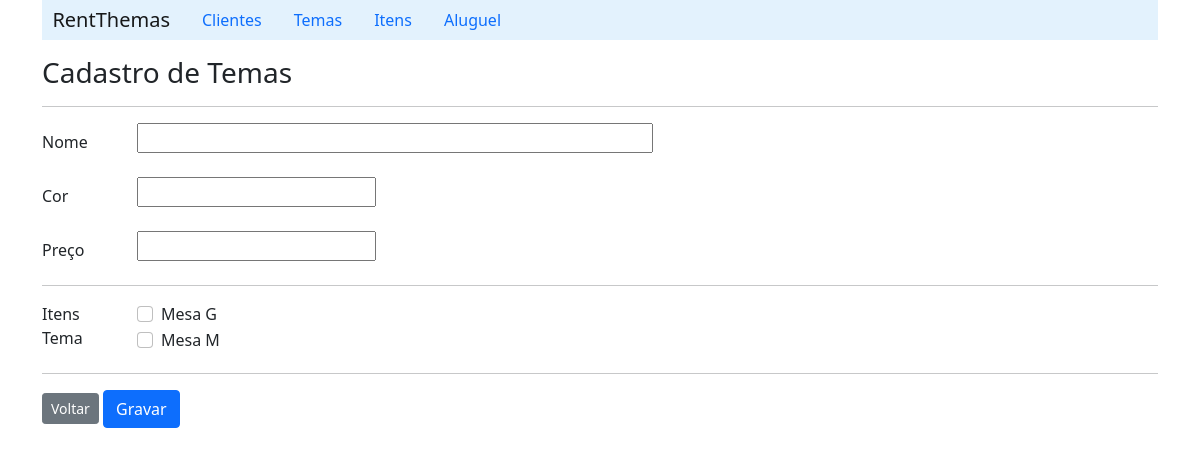
The page /formTema/ on the database as committed earlier.
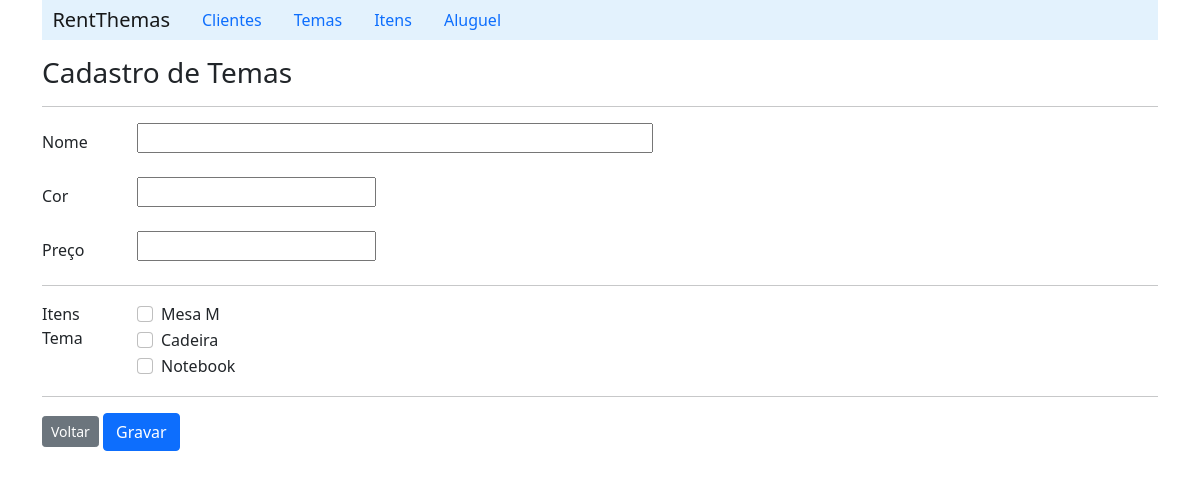
The same page on the database as committed later.
### api/models.py (models this page shows, shortened)
class Item(models.Model):
    name = models.CharField(max_length=100)
    description = models.CharField(max_length=200)

### api/views.py (the view)
# urls.py: path('formTema/', temaview.form_tema),
    def form_tema(self, request):
        list_item = ItemDAO.list_item(self)
        context = {'list_item' : list_item}
        return render(request, 'tema/formTema.html', context)

### api/daos.py (called while the page is built)
    def list_item(self):
        item_list = Item.objects.all()
        return item_list

### api/templates/tema/formTema.html (shortened to what this page needs)
{% extends "index.html" %}
{% block content %}
    <h3>Cadastro de Temas</h3>
    <hr>
        <form action="/saveTema/" method="post">
            <div class="row mb-3">
                <label class="col-sm-1 col-form-label" for="name">Nome</label>
                <div class="col-sm-11">
                    <input id="name" type="text" size="50" name="name">
                </div>
            </div>
            <div class="row mb-3">
                <label class="col-sm-1 col-form-label" for="">Cor</label>
                <div class="col-sm-11">
                    <input type="text" size="20" name="color">
                </div>
            </div>
            <div class="row mb-3">
                <label class="col-sm-1 col-form-label" for="">Preço</label>
                <div class="col-sm-11">
                    <input type="text" size="20" name="price">
                </div>
            </div>
            <hr>
            <fieldset class="row mb-3">
                <legend class="col-form-label col-sm-1 pt-0">Itens Tema</legend>
                <div class="col-sm-11">
                    {% for item in list_item %}
                        {% if item%}
                            <div class="form-check">
                                <input id="{{item.id}}" class="form-check-input" type="checkbox" name="item" value="{{item.id}}">
                                <label for="{{item.id}}">{{item.name}}</label>
                            </div>
                        {% endif%}
                    {% endfor %}
                </div>
            </fieldset>
            <hr>
            <a class="btn btn-secondary btn-sm" href="/listTema">Voltar</a>
            <input class="btn btn-primary" type="submit" value="Gravar">
        </form>
{% endblock %}

Rows that differ between the two databases and show on the page:
removed Item: name "Mesa G"
added Item: name "Cadeira"
added Item: name "Notebook"
